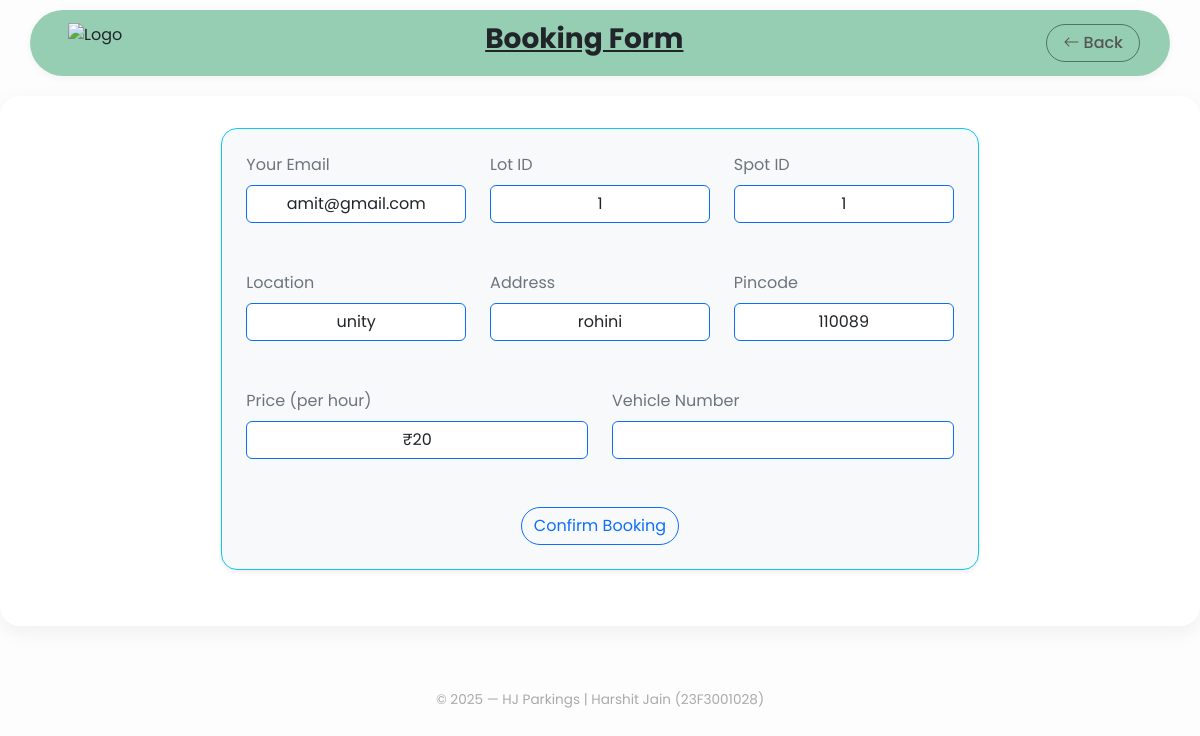
The app's page /booking/1 (signed in), older data.
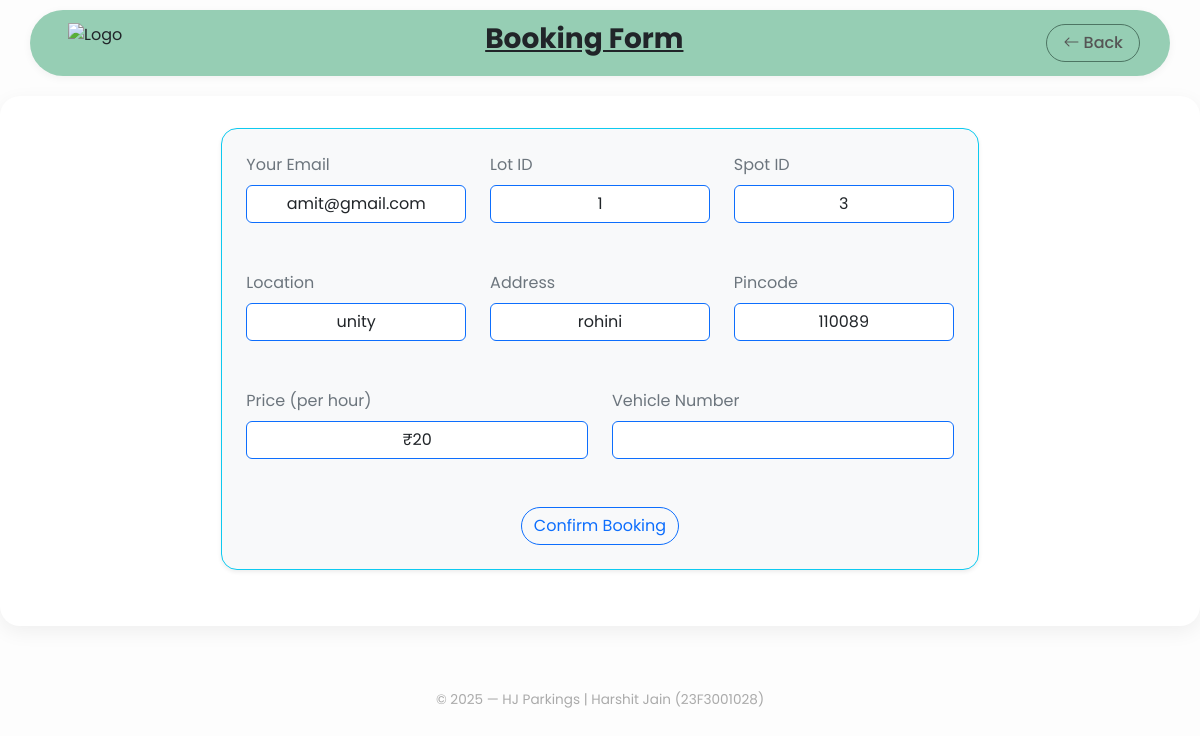
The same page, newer data.
### app/models/parking_spot.py (models this page shows)
class parking_spot(db.Model):
    __tablename__ = 'parking_spot'
    spot_id = db.Column(db.Integer, primary_key=True, autoincrement=True)
    lot_id = db.Column(db.Integer, db.ForeignKey('parking_lot.lot_id', ondelete='RESTRICT', onupdate='CASCADE'))
    status = db.Column(db.String(20), nullable=False) # status = 'occupied' or 'available'
    is_active = db.Column(db.Boolean, default=True)  # True = exists, False = deleted

### app/routes/client.py (the view, shortened to what this page needs)
@client_bp.route('/booking/<int:lot_id>', methods=["POST", "GET"])
@user_authentication
def booking(lot_id):
    vacant_spot = parking_spot.query.filter_by(lot_id=lot_id, status='available', is_active=True).first()
    user_email = session.get('user')
    lot = parking_lot.query.get(lot_id)
    if not vacant_spot:
        flash("No available spots in this parking lot.", "warning")
        return redirect(url_for('client.locations'))
    return render_template('client/booking.html', user_email=user_email, spot_id=vacant_spot, lot_id=lot.lot_id,location=lot.location, address=lot.address, pincode=lot.pin_code, price=lot.price )

### app/routes/client.py (called while the page is built)
def user_authentication(f):
    @wraps(f)
    def decorated_function(*args, **kwargs):
        if 'user' not in session:
            return redirect(url_for('auth.login'))
        return f(*args, **kwargs)
    return decorated_function

### app/templates/client/booking.html (shortened to what this page needs)
{% extends 'client/base.html' %}
{% block back %} {{ url_for('client.locations') }}{%endblock%}
{% block heading %}Booking Form{% endblock %}
{% block content %}
<div class="container col-lg-8 mb-4 border border-info rounded-4 shadow-sm p-4 bg-light">
    <form method="POST">
        <div class="row mb-5">
            <div class="col-md-4">
                <label class="form-label text-secondary">Your Email</label>
                <input type="text" class="form-control border-primary text-center" value="{{ user_email }}" readonly>
            </div>
            <div class="col-md-4">
                <label class="form-label text-secondary">Lot ID</label>
                <input type="text" class="form-control border-primary text-center" value="{{ lot_id }}" readonly>
            </div>
            <div class="col-md-4">
                <label class="form-label text-secondary">Spot ID</label>
                <input type="text" class="form-control border-primary text-center" value="{{ spot_id.spot_id }}" readonly>
            </div>
        </div>
        <div class="row mb-5">
            <div class="col-md-4">
                <label class="form-label text-secondary">Location</label>
                <input type="text" class="form-control border-primary text-center" value="{{ location }}" readonly>
            </div>
            <div class="col-md-4">
                <label class="form-label text-secondary">Address</label>
                <input type="text" class="form-control border-primary text-center" value="{{ address }}" readonly>
            </div>
            <div class="col-md-4">
                <label class="form-label text-secondary">Pincode</label>
                <input type="text" class="form-control border-primary text-center" value="{{ pincode }}" readonly>
            </div>
        </div>
        <div class="row mb-5">
            <div class="col-md-6">
                <label class="form-label text-secondary">Price (per hour)</label>
                <input type="text" class="form-control border-primary text-center" value="₹{{ price }}" readonly>
            </div>
            <div class="col-md-6">
                <label class="form-label text-secondary">Vehicle Number</label>
                <input type="text" name="vehicle_no" class="form-control border-primary text-center" required>
            </div>
        </div>
        <div class="text-center mt-4">
            <button type="submit" class="btn btn-outline-primary rounded-pill">Confirm Booking</button>
        </div>
    </form>
</div>
{% endblock %}

Row changes from the older to the newer data that the page shows:
no longer on this page (row edited): parking_spot: spot_id "1"
now on this page (row unchanged): parking_spot: spot_id "3"
